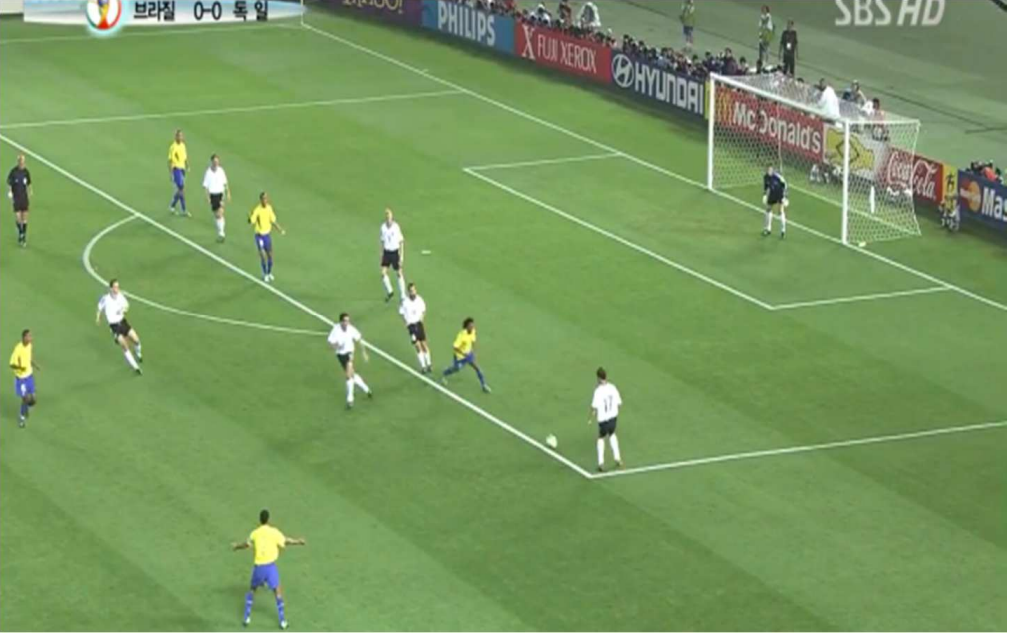
//> input picture step1.png, 1009 x 636 px, given in place of data.avi, which was not available
$ ./Main   (built with g++ and OpenCV 4)
//> lines starting //> are read from the running program, lines starting //| are printed output that depends on the picture; after the words box and inside, x2 and y2 are one past the last pixel; in counts of white or black regions, pixels touching at a corner belong together; pictures that were not available may be replaced by others from this repository, and a replacement may not be noted

#include <opencv2/opencv.hpp>

using namespace std;
using namespace cv;

void detectLines(const Mat& image, vector<Vec4i>& lines)
{
    GaussianBlur(image, image, Size(3, 3), 0, 0);

    Mat edges;
    Canny(image, edges, 30, 90);

    HoughLinesP(edges, lines, 2, CV_PI / 180, 50, 60, 3);
}

void ApplySobel(const Mat& image, Mat& grad, Mat& gradX, Mat& gradY, Mat& gray)
{
    Mat abs_grad_x, abs_grad_y;

    cvtColor(image, gray, COLOR_BGR2GRAY);
    Sobel(gray, gradX, CV_32F, 1, 0);
    Sobel(gray, gradY, CV_32F, 0, 1);

    convertScaleAbs(gradX, abs_grad_x);
    convertScaleAbs(gradY, abs_grad_y);

    addWeighted(abs_grad_x, 0.5, abs_grad_y, 0.5, 0, grad);
}

int main()
{
    VideoCapture cap("data.avi");

	if (!cap.isOpened())
	{
		std::cout << "Cannot open the video file. \n";
		return -1;
	}

    while (true)
    {

        Mat frame, src_gray, rgb[3];

        if (!cap.read(frame))
        {
	        std::cout << "\n Cannot read the video file. \n";
            break;
        }
//> frame is the input picture: 636 rows x 1009 cols, CV_8UC3; mean B, G, R 95.2, 151.9, 120.4

        split(frame, rgb);
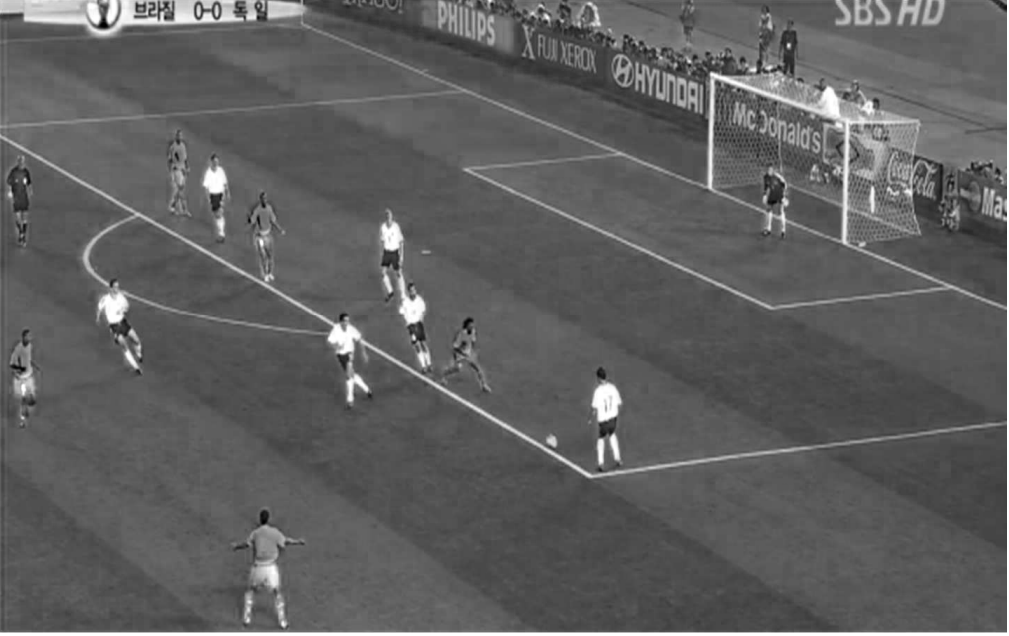
//> rgb[0]: 636 rows x 1009 cols, CV_8UC1; min 0, max 255, mean 95.2
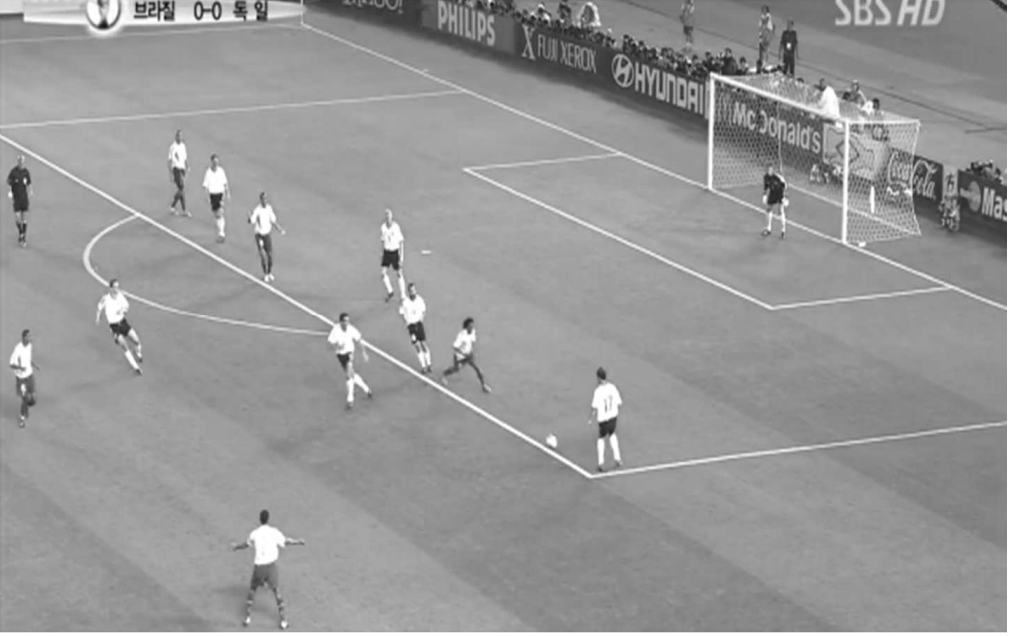
//> rgb[1]: 636 rows x 1009 cols, CV_8UC1; min 12, max 255, mean 151.9
        Mat image = frame;
        Mat grad, grad_x, grad_y, gray;
		Mat morph_kernel = getStructuringElement(MORPH_ELLIPSE, Size(5, 5));

        // Contours
        ApplySobel(image, grad, grad_x, grad_y, gray);

        // Fill gaps
        magnitude(grad_x, grad_y, grad);
//> grad: 636 rows x 1009 cols, CV_32FC1
        normalize(grad, grad, 0, 255, NORM_MINMAX, CV_8U);
//> grad: 636 rows x 1009 cols, CV_8UC1

        adaptiveThreshold(gray, grad, 255, ADAPTIVE_THRESH_GAUSSIAN_C, THRESH_BINARY_INV, 3, 5);
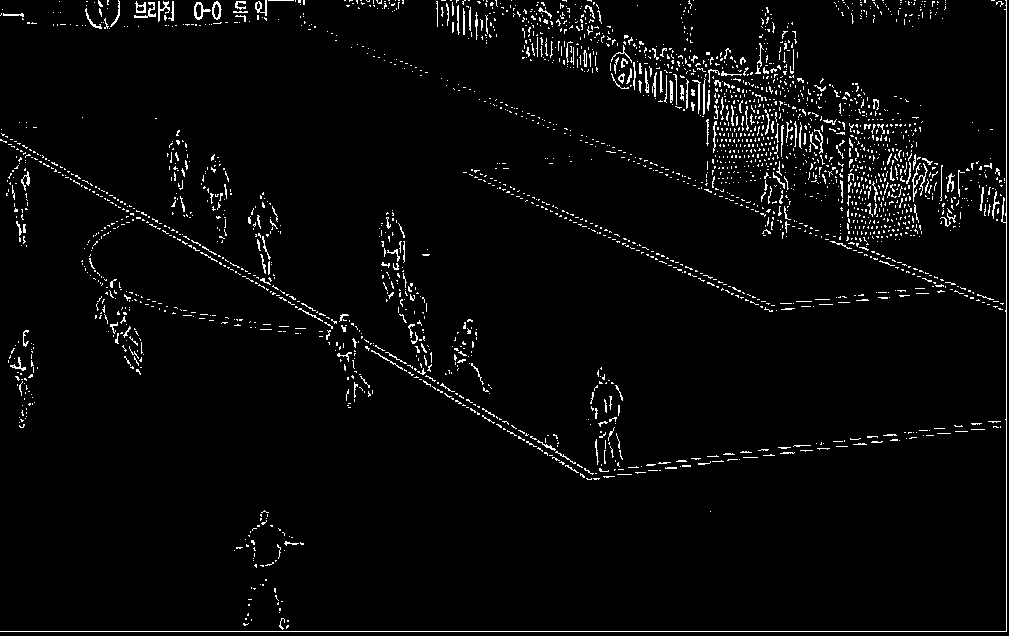
//> grad: 636 rows x 1009 cols, CV_8UC1; 3.2% white in thin lines or dots
        threshold(grad, grad, 50, 255, THRESH_BINARY);

        morphologyEx(grad, grad, MORPH_CLOSE, morph_kernel, Point(-1, -1), 2);
//> grad: 636 rows x 1009 cols, CV_8UC1; 11.8% white; 151 white regions (104 under 20 px), largest, box (x1, y1, x2, y2) and area: (0, 0, 1009, 636) 47534, (328, 210, 775, 480) 7738, (0, 129, 358, 375) 7222

		// Remove ground
        Mat threshold_image;
        Mat colorFilter(image.size(), CV_8UC1);
        for (int y = 0;y < image.rows;y++)
        {
            for (int x = 0;x < image.cols;x++)
            {
                Vec3b color = image.at<Vec3b>(y, x);
                uchar gradColor = grad.at<uchar>(y, x);

                if (color[1] > color[2] && color[2] > color[0] && gradColor == 0)
                {
                    colorFilter.at<uchar>(y, x) = 0;
                }
                else
                {
                    colorFilter.at<uchar>(y, x) = 255;
                }
            }
        }
//> colorFilter: 636 rows x 1009 cols, CV_8UC1; 15.2% white; 145 white regions (108 under 20 px), largest, box (x1, y1, x2, y2) and area: (0, 0, 1009, 636) 61026, (0, 129, 775, 480) 17961, (0, 0, 312, 37) 6147

		image.copyTo(grad, colorFilter);
//> grad: 636 rows x 1009 cols, CV_8UC3

        // Contours
        ApplySobel(grad, grad, grad_x, grad_y, gray);
//> in ApplySobel (call 2), `Sobel(gray, gradY, CV_32F, 0, 1);`:
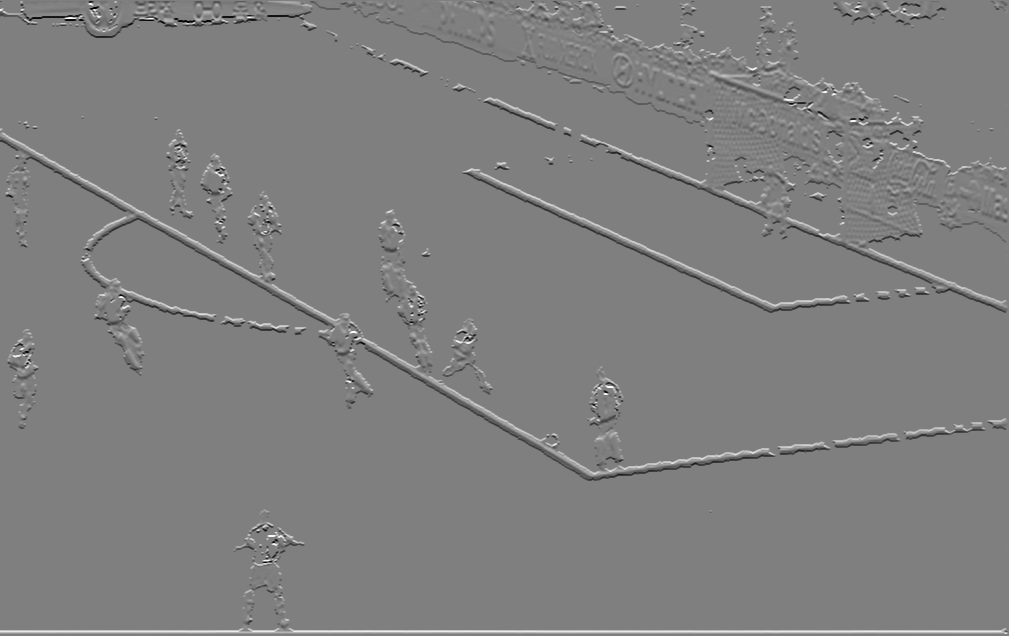
//> gradY: 636 rows x 1009 cols, CV_32FC1; min -1020, max 1018, mean 2.1; drawn with min black and max white

        // Detect lines
        vector<Vec4i> lines;
        detectLines(grad, lines);
//> in detectLines, `Canny(image, edges, 30, 90);`:
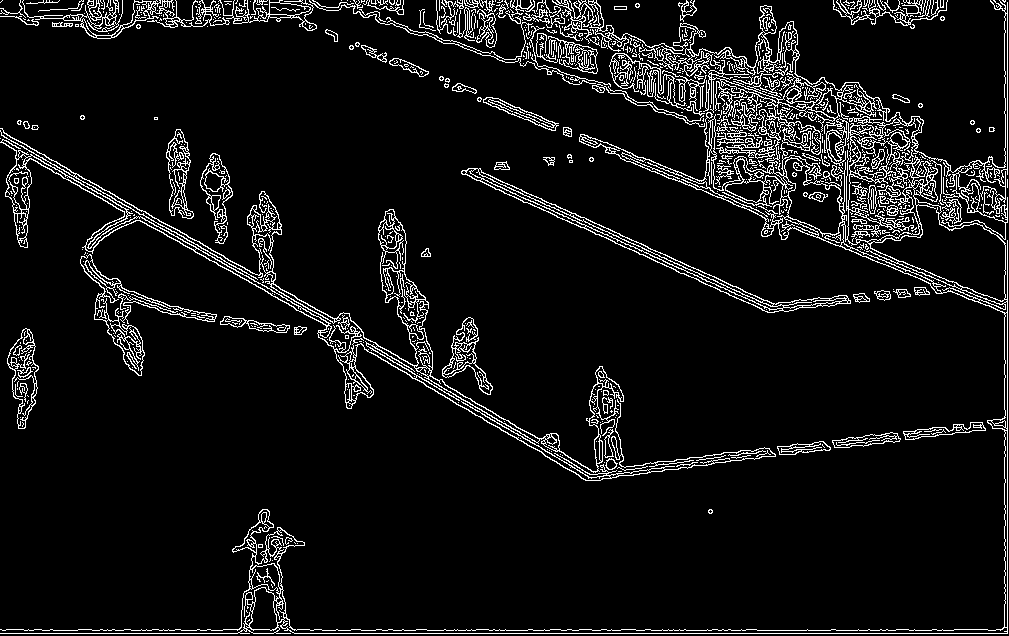
//> edges: 636 rows x 1009 cols, CV_8UC1; 7.3% white in thin lines or dots
//> in detectLines, `HoughLinesP(edges, lines, 2, CV_PI / 180, 50, 60, 3);`: lines = 28 lines (x1, y1, x2, y2), first 8: [0, 633, 1007, 633], [792, 227, 939, 286], [651, 630, 711, 630], [141, 217, 281, 295], [875, 254, 991, 301], [857, 243, 1000, 301], [69, 174, 256, 278], [1007, 632, 1007, 240]
//> lines = 28 items, first 8: [0, 633, 1007, 633], [792, 227, 939, 286], [651, 630, 711, 630], [141, 217, 281, 295], [875, 254, 991, 301], [857, 243, 1000, 301], [69, 174, 256, 278], [1007, 632, 1007, 240]

        for(size_t i = 0; i < lines.size(); i++)
        {
            Vec4i l = lines[i];
            line(grad, Point(l[0], l[1]), Point(l[2], l[3]), Scalar(0, 0, 0, 255), 3);
        }
//> this loop made 28 passes
//> l on passes 1 to 12: [0, 633, 1007, 633], [792, 227, 939, 286], [651, 630, 711, 630], [141, 217, 281, 295], [875, 254, 991, 301], [857, 243, 1000, 301], [69, 174, 256, 278], [1007, 632, 1007, 240], [1005, 274, 1005, 205], [350, 329, 418, 368], [68, 179, 159, 231], [606, 149, 698, 186]
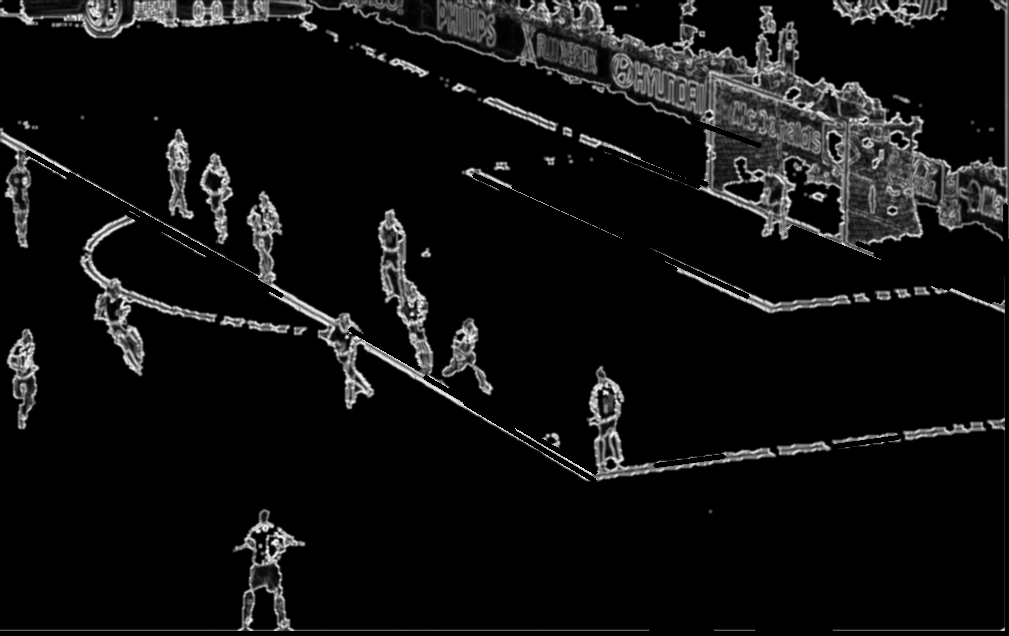
//> grad: 636 rows x 1009 cols, CV_8UC1; min 0, max 254, mean 16.4

        vector<vector<Point>> contours;

    	findContours(grad, contours, RETR_EXTERNAL, CHAIN_APPROX_SIMPLE);
//> contours = 89 contours, 45 with area under 20; largest, box (x1, y1, x2, y2) and area: (0, 0, 1009, 258) 68130, (0, 127, 591, 482) 12496, (0, 508, 650, 631) 4825, (515, 365, 777, 482) 4617, (79, 214, 218, 377) 4470


        vector<vector<Point> > players;

        Mat filteredImage = Mat::zeros(grad.size(), CV_8UC1);

        for (int i = 0; i < contours.size(); i++)
        {
            double area = contourArea(contours[i]);
            double perimeter = arcLength(contours[i], true);
            double ratio = area / perimeter;
            if (ratio > 1.3 && ratio <= 12)
            {
                players.push_back(contours[i]);
            }
        }
//> this loop made 89 passes
//> (area, perimeter, ratio) on passes 1, 3, 4, 5, 6, 7, 8, 9, 10, 11, 12, 13: (41, 84.83, 0.483), (4825, 1746.7, 2.76), (35, 101, 0.347), (520.5, 132.9, 3.92), (23.5, 32.24, 0.729), (237.5, 147.7, 1.61), (166, 59.46, 2.79), (756.5, 213, 3.55), (4617, 841.5, 5.49), (1958.5, 266.6, 7.35), (106.5, 44.24, 2.41), (1599.5, 257.6, 6.21)


        Mat result = image.clone();
        drawContours(result, players, -1, Scalar(0, 0, 255), 2);
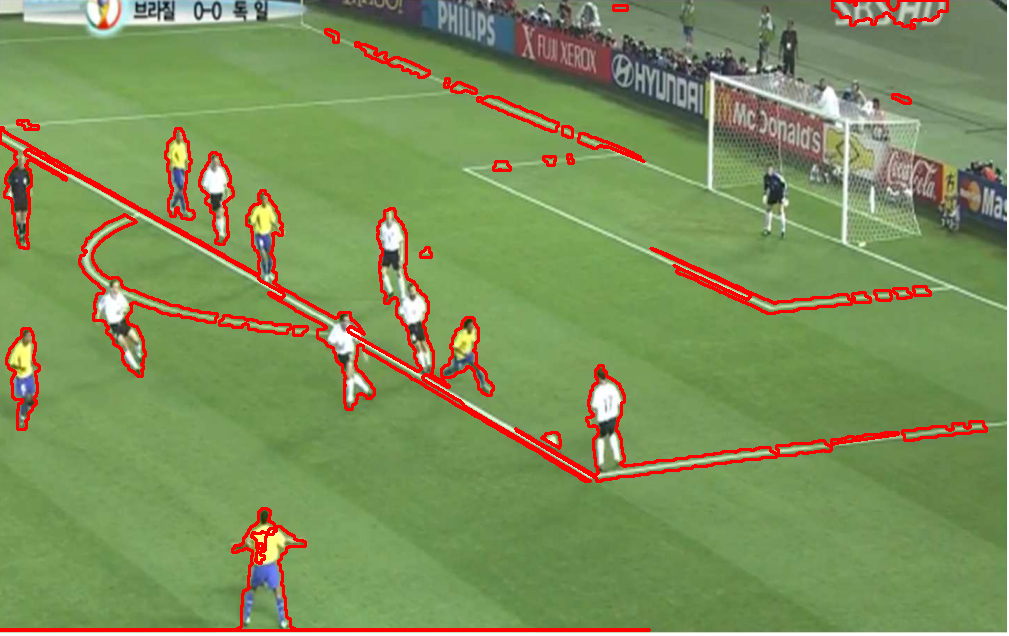
//> result: 636 rows x 1009 cols, CV_8UC3; 4.54% of pixels changed, all inside (x1, y1, x2, y2) = (0, 0, 988, 632)

        imshow("Soccer Match", result);

        if (waitKey(30) == 27) // Wait for 'esc' key press to exit
//> the Esc key is pressed
        {
        	break;
        }
    }

	return 0;
}
